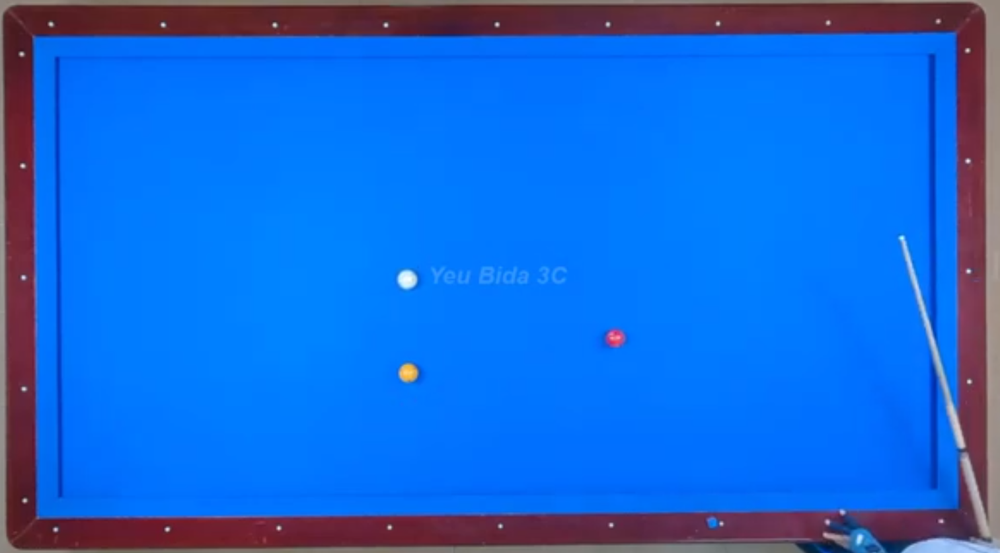
#> input picture datas/example.png, 1000 x 553 px, shrunk from 1513 x 836 before the run; its folder holds only this picture in this run
$ python -i detector.py   (imports and definitions only)
#> lines starting #> are read from the running program, lines starting #| are printed output that depends on the picture; after the words box and inside, x2 and y2 are one past the last pixel; in counts of white or black regions, pixels touching at a corner belong together
import cv2
import numpy as np

# Plages HSV par couleur de bille. À ajuster après le premier run sur la vidéo.
# OpenCV: H in [0,179], S in [0,255], V in [0,255]
HSV_RANGES = {
    "white":  [(np.array([0,   0, 200]), np.array([179,  40, 255]))],
    "yellow": [(np.array([18, 100, 120]), np.array([35, 255, 255]))],
    # Le rouge enjambe H=0, donc deux plages
    "red":    [(np.array([0,  120,  90]), np.array([10, 255, 255])),
               (np.array([165,120,  90]), np.array([179,255, 255]))],
}

DRAW_COLORS_BGR = {
    "white":  (255, 255, 255),
    "yellow": (0, 220, 255),
    "red":    (0, 0, 255),
}

# Contraintes géométriques d'une bille (à ajuster selon la résolution de la vidéo)
MIN_RADIUS = 6
MAX_RADIUS = 35
MIN_CIRCULARITY = 0.55  # 1.0 = cercle parfait ; bandes/objets allongés < 0.5


def _mask_for(hsv, ranges):
    mask = None
    for lo, hi in ranges:
        m = cv2.inRange(hsv, lo, hi)
        mask = m if mask is None else cv2.bitwise_or(mask, m)
    mask = cv2.morphologyEx(mask, cv2.MORPH_OPEN,  np.ones((3, 3), np.uint8))
    mask = cv2.morphologyEx(mask, cv2.MORPH_CLOSE, np.ones((5, 5), np.uint8))
    return mask


def _best_ball_candidate(mask):
    """Cherche le meilleur contour ressemblant à une bille (taille + circularité)."""
    contours, _ = cv2.findContours(mask, cv2.RETR_EXTERNAL, cv2.CHAIN_APPROX_SIMPLE)
    best = None
    best_score = 0.0
    for c in contours:
        area = cv2.contourArea(c)
        if area < 20:
            continue
        perim = cv2.arcLength(c, True)
        if perim <= 0:
            continue
        circularity = 4 * np.pi * area / (perim * perim)
        if circularity < MIN_CIRCULARITY:
            continue
        (x, y), r = cv2.minEnclosingCircle(c)
        if r < MIN_RADIUS or r > MAX_RADIUS:
            continue
        # Score: combine circularité et "remplissage" du cercle englobant
        fill = area / (np.pi * r * r + 1e-6)
        score = circularity * fill
        if score > best_score:
            best_score = score
            best = (int(x), int(y), int(r))
    return best


def detect_balls(frame_bgr, roi_mask=None):
    """Retourne {color: (x, y, r)} pour les billes détectées.

    roi_mask : masque uint8 optionnel (0/255) restreignant la zone de recherche
    (typiquement le tapis de la table).
    """
    hsv = cv2.cvtColor(frame_bgr, cv2.COLOR_BGR2HSV)
    result = {}
    for color, ranges in HSV_RANGES.items():
        mask = _mask_for(hsv, ranges)
        if roi_mask is not None:
            mask = cv2.bitwise_and(mask, roi_mask)
        det = _best_ball_candidate(mask)
        if det is not None:
            result[color] = det
    return result

>>> import cv2
>>> picture = cv2.imread('../datas/example.png')
#> picture is the input picture: shape (553, 1000, 3); mean B, G, R 216.7, 106.8, 23.1
>>> result = detect_balls(picture)
#> in detect_balls, `hsv = cv2.cvtColor(frame_bgr, cv2.COLOR_BGR2HSV)`: hsv: shape (553, 1000, 3); mean H, S, V 111.8, 226.4, 223.5
#> the loop in detect_balls, `for color, ranges in HSV_RANGES.items():` made 3 passes
#> det on passes 2 to 3: (408, 372, 7), (713, 533, 6)
#> pass 1, in detect_balls, `mask = _mask_for(hsv, ranges)`:
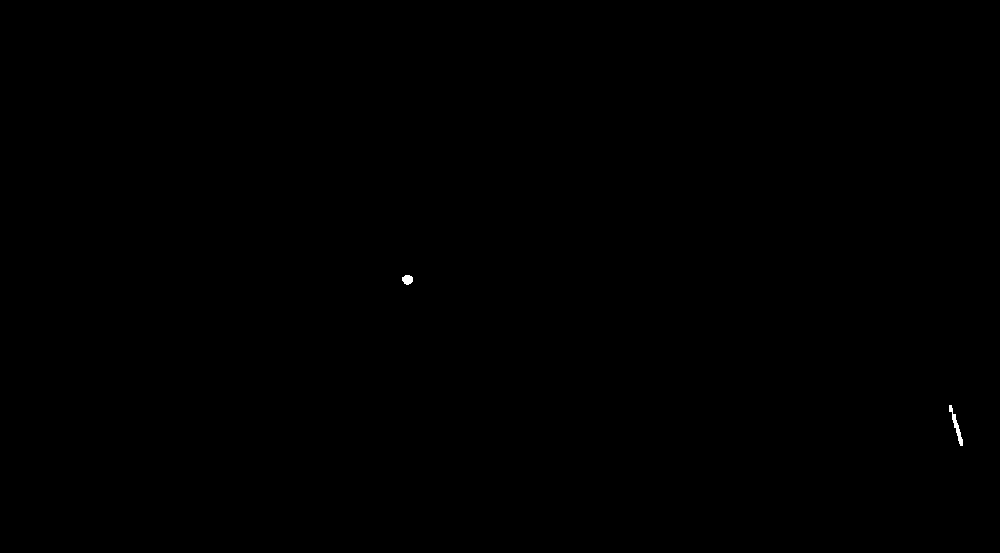
#> mask: shape (553, 1000); 0.04% white; 2 white regions, box (x1, y1, x2, y2) and area: (949, 405, 963, 446) 157, (402, 275, 413, 285) 85
#> pass 3, in detect_balls, `mask = _mask_for(hsv, ranges)`:
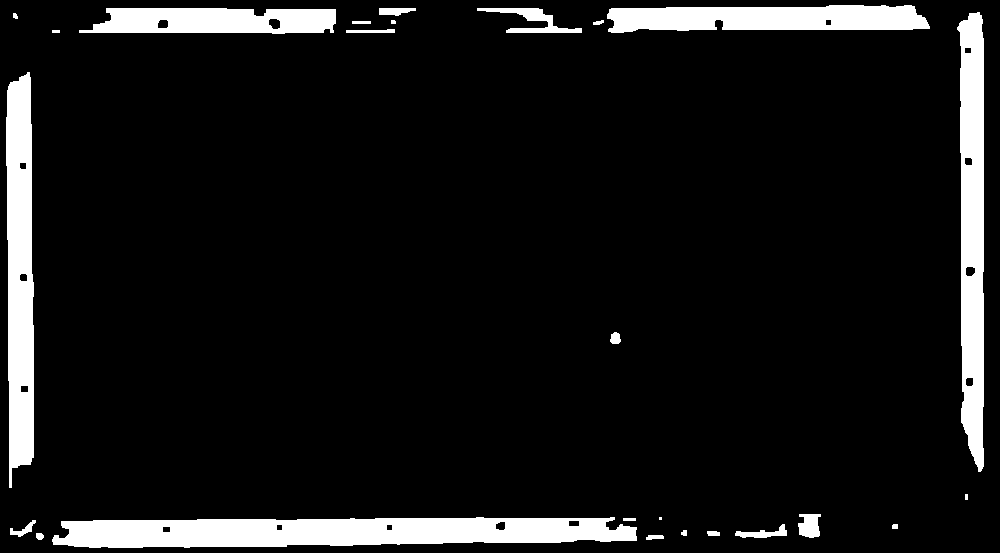
#> mask: shape (553, 1000); 8.9% white; 25 white regions (3 under 20 px), largest, box (x1, y1, x2, y2) and area: (52, 517, 637, 548) 14519, (957, 12, 984, 472) 9782, (6, 72, 34, 488) 9645
#> after the loop in detect_balls, `for color, ranges in HSV_RANGES.items():`: result = {'yellow': (408, 372, 7), 'red': (713, 533, 6)}
#> result = {'yellow': (408, 372, 7), 'red': (713, 533, 6)}
